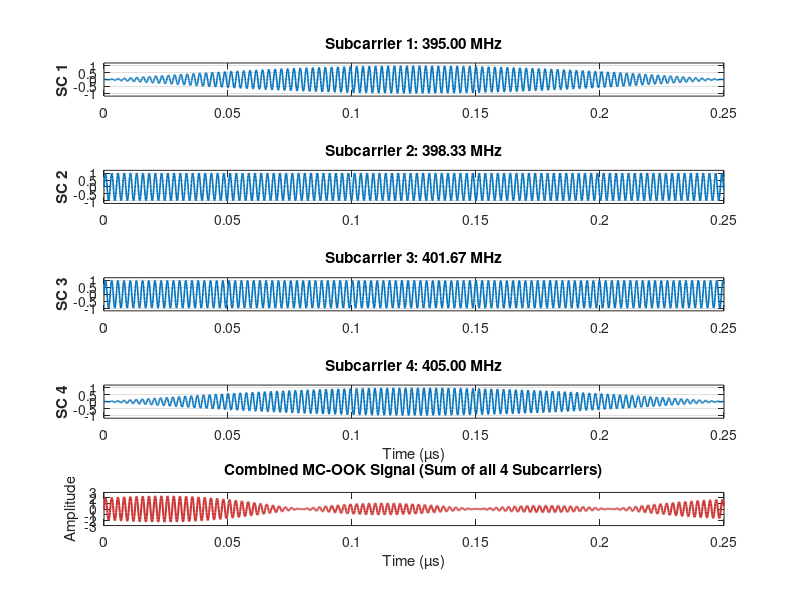
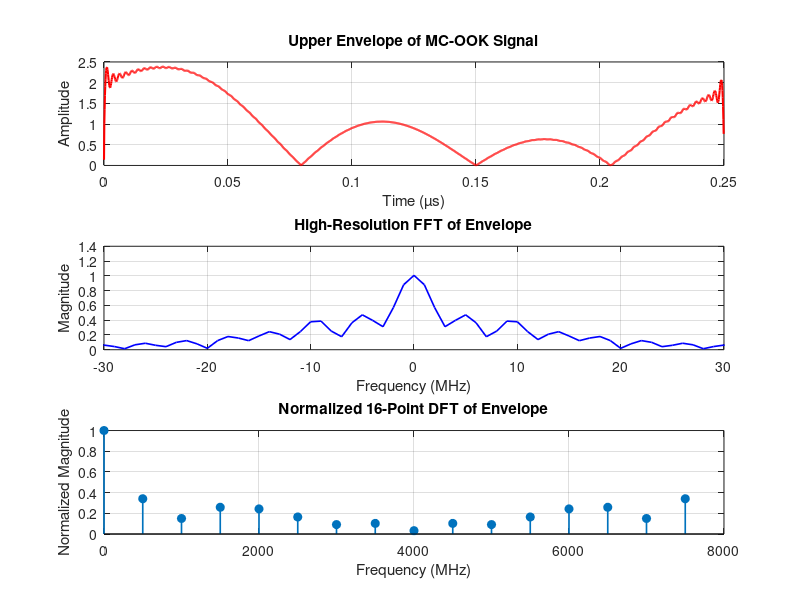

Write MATLAB code to recreate these figures, in order.
% === Parameters ===
message = [0 1 1 0];  % Modify this as needed
msg_length = length(message);
num_subcarriers = 4;
bits_per_subcarrier = msg_length / num_subcarriers;

% RF parameters
carrier_freq = 400e6; % Center frequency
BW = 10e6;            % Bandwidth

% Coherent sampling parameters
cycles_per_bit = 100;
samples_per_cycle = 20;
Fs = carrier_freq * samples_per_cycle;
Ts = 1 / Fs;

% Calculate samples_per_bit based on desired cycles_per_bit
samples_per_bit = round(cycles_per_bit * (Fs / carrier_freq));
cycles_per_bit = samples_per_bit * (carrier_freq / Fs);

% Time for one full bit
t_bit = (0:samples_per_bit-1) * Ts;
total_samples = bits_per_subcarrier * samples_per_bit;
t = (0:total_samples-1) * Ts;

% Subcarrier frequencies
subcarrier_spacing = BW / (num_subcarriers - 1);
subcarriers = linspace(carrier_freq - BW/2, carrier_freq + BW/2, num_subcarriers);

% Split message into subcarrier rows
subcarrier_matrix = zeros(num_subcarriers, bits_per_subcarrier);
for i = 1:num_subcarriers
    start_idx = (i - 1) * bits_per_subcarrier + 1;
    end_idx = i * bits_per_subcarrier;
    subcarrier_matrix(i, :) = message(start_idx:end_idx);
end

% Generate OOK-modulated signals per subcarrier
signal_matrix = zeros(num_subcarriers, total_samples);

for k = 1:num_subcarriers
    bits = subcarrier_matrix(k, :);
    carrier_wave = sin(2 * pi * subcarriers(k) * t_bit);  % row vector
    check_edge_cases = sum(subcarrier_matrix);  % column-wise sum

    for bit_idx = 1:bits_per_subcarrier
        start_sample = (bit_idx-1) * samples_per_bit + 1;
        end_sample = bit_idx * samples_per_bit;
        
        if (bits(bit_idx) == 1) && (check_edge_cases(bit_idx) ~= 1)
            % Normal: assign carrier
            signal_matrix(k, start_sample:end_sample) = carrier_wave;
        else
            % Edge case or zero
            edge_code = subcarrier_matrix(:, bit_idx);
            if any(edge_code == 1)
                subcarrier_loc = find(edge_code == 1, 1);  % First active subcarrier
                mod_wave = sin(2 * pi * (subcarrier_loc * 1e6) * t_bit);
                signal_matrix(k, start_sample:end_sample) = carrier_wave .* mod_wave;
            else
                % No active subcarriers — assign silence
                signal_matrix(k, start_sample:end_sample) = zeros(size(t_bit));
            end
        end
    end
end

% Combine subcarriers
sig_MC_OOK = sum(signal_matrix, 1);

% === Plot individual subcarriers ===
figure;
for k = 1:num_subcarriers
    subplot(5, 1, k);
    plot(t * 1e6, signal_matrix(k, :), 'LineWidth', 1.2);
    ylabel(['SC ' num2str(k)], 'FontWeight', 'bold');
    title(['Subcarrier ' num2str(k) ': ' num2str(subcarriers(k)/1e6, '%.2f') ' MHz']);
    ylim([-1.2 1.2]);
    grid on;
    
    if k == num_subcarriers
        xlabel('Time (µs)');
    end
end

subplot(5, 1, 5);
plot(t * 1e6, sig_MC_OOK, 'LineWidth', 1.5, 'Color', [0.8, 0.2, 0.2]);
xlabel('Time (µs)');
ylabel('Amplitude');
title('Combined MC-OOK Signal (Sum of all 4 Subcarriers)', 'FontWeight', 'bold');

% === Envelope using Hilbert Transform ===
analytic_signal = hilbert(sig_MC_OOK);
amplitude_envelope = abs(analytic_signal);

% === High-Resolution FFT ===
N = length(amplitude_envelope);
dt = t(2) - t(1);
Fs_X = 1/dt;
padding_factor = 4;
N_fft = padding_factor * N;
X = fft(amplitude_envelope, N_fft);
X_shifted = fftshift(X);
f = (-N_fft / 2 : N_fft / 2 - 1) * (Fs_X / N_fft);
X_magnitude = abs(X_shifted) / N;

% === 16-point DFT (for on-chip implementation) ===
num_dft_points = 16;
sample_indices = round(linspace(1, length(amplitude_envelope), num_dft_points));
dft_input = amplitude_envelope(sample_indices);
DFT_16 = fft(dft_input, 16);
f_16 = (0:15) * (Fs_X / 16);   % Frequencies for 16-point DFT bins, within Nyquist

% === Second Figure: Envelope + FFT + 16-point DFT ===
figure;

% 1. Envelope
subplot(3, 1, 1);
plot(t * 1e6, amplitude_envelope, 'r-', 'LineWidth', 1.5);
xlabel('Time (µs)');
ylabel('Amplitude');
title('Upper Envelope of MC-OOK Signal');
grid on;

% 2. Ideal FFT
subplot(3, 1, 2);
plot(f / 1e6, X_magnitude, 'b', 'LineWidth', 1.2);
xlabel('Frequency (MHz)');
ylabel('Magnitude');
title('High-Resolution FFT of Envelope');
grid on;
xlim([-30 30]);

% 3. 16-Point DFT
subplot(3, 1, 3);
stem(f_16 / 1e6, abs(DFT_16) / max(abs(DFT_16)), 'filled', 'LineWidth', 1.2);
xlabel('Frequency (MHz)');
ylabel('Normalized Magnitude');
title('Normalized 16-Point DFT of Envelope');
grid on;
